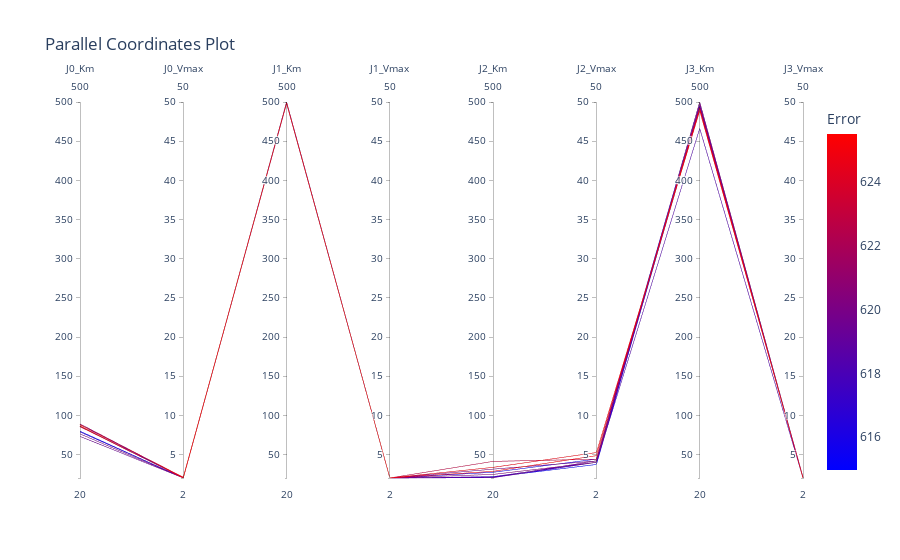

Source (notebook cell):
### Markdown cell above
## Visualise Estimated Parameters

### Code cell
import pandas as pd

# process all_paramset into a dict format to load it onto pandas dataframe
paramset_dict = {}
obj_list = []
paramset_list = []
for i in range(len(all_paramset)):
    paramset, obj = all_paramset[i]
    paramset_list.append(paramset)
    obj_list.append(obj)

paramset_list = np.array(paramset_list)

paramset_dict['error'] = obj_list
for i in range(len(params_name)):
    paramset_dict[params_name[i]] = paramset_list[:,i]

df = pd.DataFrame(paramset_dict)

def generate_min_and_max_bound(bounds, params_name):
    min_bound = {}
    max_bound = {}
    for i, p in enumerate(params_name):
        min_bound[p] = bounds[i][0]
        max_bound[p] = bounds[i][1]
    
    return min_bound, max_bound


def normalize(df: pd.DataFrame, pdf_min, pdf_max):
    result = df.copy()
    for feature_name in df.columns:
        if feature_name != 'error':
            max_value = pdf_max[feature_name]
            min_value = pdf_min[feature_name]
            result[feature_name] = (df[feature_name] - min_value) / (max_value - min_value)
    return result

pdf_min, pdf_max = generate_min_and_max_bound(bounds, params_name)
normalized_df = normalize(df, pdf_min, pdf_max)

use_plotly = True
## You can choose two ways to visualise the data, either by parallel coordinate plot via pandas 
## or by using plotly

if use_plotly:
    import plotly.express as px
    import plotly.graph_objects as go


    def construct_dimensions(df):
        # in the future, use pdf_min[feature_name], pdf_max[feature_name] to construct the range of the feature
        # this needs original df values
        dimensions = []
        for feature_name in df.columns:
            if feature_name != 'error':
                dimensions.append(
                    dict(range=[pdf_min[feature_name], pdf_max[feature_name]], label=feature_name, values=df[feature_name]))
        return dimensions


    fig = go.Figure(data=go.Parcoords(line=dict(
        color=normalized_df['error'], colorscale=px.colors.sequential.Bluered, showscale=True, colorbar=dict(title='Error')), 
        dimensions=construct_dimensions(df)),
        layout=go.Layout(title='Parallel Coordinates Plot'))

    fig.show()
else:
    pd.plotting.parallel_coordinates(normalized_df, 'error', colormap='viridis')
    plt.gca().legend_.remove()

### Figure 1 — Plotly figure (JSON) as saved in the notebook; plotly's stock layout.template omitted (floating-point values rounded to 4 significant figures)
{"data": [{"dimensions": [{"label": "J0_Km", "range": [20, 500], "values": [76.33, 78.87, 79.73, 73.15, 86.31, 85.56, 89.03, 86.27, 88.1, 88.04]}, {"label": "J0_Vmax", "range": [2, 50], "values": [2.003, 2.016, 2.007, 2.01, 2.002, 2.031, 2.049, 2.002, 2.103, 2.005]}, {"label": "J1_Km", "range": [20, 500], "values": [498.1, 499.3, 500.0, 499.6, 498.7, 499.7, 499.6, 498.8, 498.6, 500.0]}, {"label": "J1_Vmax", "range": [2, 50], "values": [2.002, 2.004, 2.003, 2.003, 2.006, 2.003, 2.0, 2.001, 2.003, 2.001]}, {"label": "J2_Km", "range": [20, 500], "values": [31.33, 21.71, 21.25, 20.78, 33.6, 41.24, 24.59, 20.43, 28.53, 27.35]}, {"label": "J2_Vmax", "range": [2, 50], "values": [4.171, 4.011, 3.729, 4.193, 5.252, 4.396, 4.004, 4.001, 4.852, 4.412]}, {"label": "J3_Km", "range": [20, 500], "values": [499.7, 493.6, 494.6, 491.6, 488.9, 491.8, 496.7, 466.1, 492.6, 499.6]}, {"label": "J3_Vmax", "range": [2, 50], "values": [2.014, 2.008, 2.001, 2.068, 2.045, 2.041, 2.109, 2.003, 2.013, 2.006]}], "line": {"color": [620.0, 617.3, 615.0, 619.5, 625.0, 622.9, 620.5, 618.3, 625.5, 615.6], "colorbar": {"title": {"text": "Error"}}, "colorscale": [[0, "rgb(0,0,255)"], [1, "rgb(255,0,0)"]], "showscale": true}, "type": "parcoords"}], "layout": {"title": {"text": "Parallel Coordinates Plot"}}}
